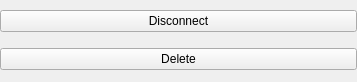
<?xml version="1.0" encoding="UTF-8"?>
<ui version="4.0">
 <class>GeneralButton</class>
 <widget class="QWidget" name="GeneralButton">
  <property name="geometry">
   <rect>
    <x>0</x>
    <y>0</y>
    <width>357</width>
    <height>82</height>
   </rect>
  </property>
  <property name="windowTitle">
   <string>GeneralButton</string>
  </property>
  <layout class="QVBoxLayout" name="m_verticalDeviceWidgetLayout">
   <property name="leftMargin">
    <number>0</number>
   </property>
   <property name="topMargin">
    <number>0</number>
   </property>
   <property name="rightMargin">
    <number>0</number>
   </property>
   <property name="bottomMargin">
    <number>0</number>
   </property>
   <item>
    <widget class="QPushButton" name="disconnectButton">
     <property name="text">
      <string>Disconnect</string>
     </property>
    </widget>
   </item>
   <item>
    <widget class="QPushButton" name="deleteButton">
     <property name="text">
      <string>Delete</string>
     </property>
    </widget>
   </item>
  </layout>
 </widget>
 <resources/>
 <connections/>
</ui>
